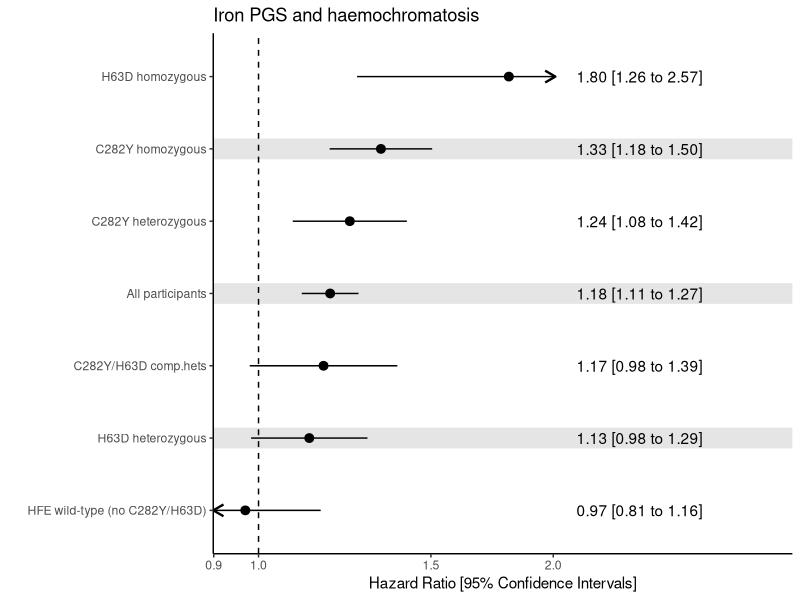
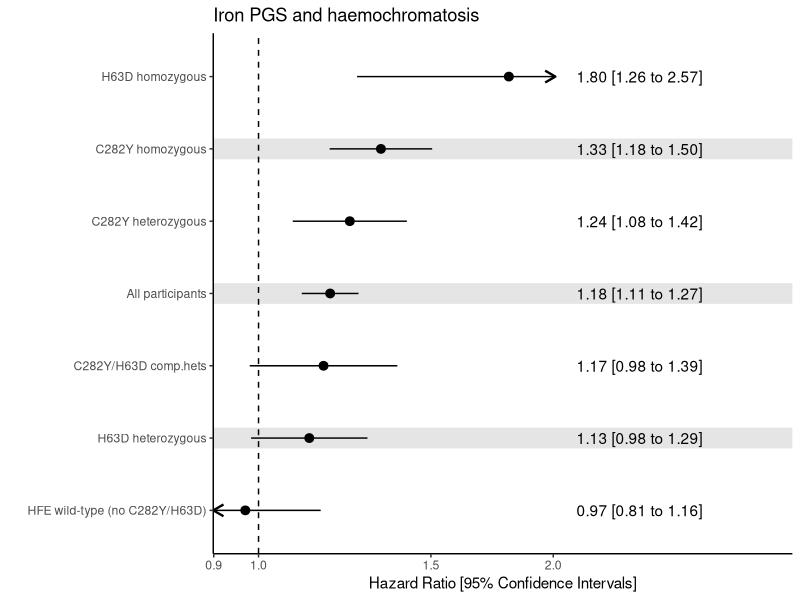

R code for these plots, in order:

## function to round and extend HR/CIs if too short
round_hr = function(x)
{
  x = as.character(round(x,2))
  if (nchar(x) == 1)  x = paste0(x, ".00")
  if (nchar(x) == 3)  x = paste0(x, "0")
  return(x)
}

## load tidyverse package
library(tidyverse)

## load results file containing associations between iron/ferritin polygenic scores and several outcomes
dat = read_tsv("_data_iron_pgs.txt")

## filter results to just the outcome and explosure you want to plot
##    -- here I subset by 3 things (outcome, exposure, and sex) -- you might not need to do any
## rename columns using "mutate" 
##    -- the "est" column is your central estimate (usually OR or HR)
##    -- the "label" column is whatever your y-axis is (outcome, subgroup, etc)
## subset to just those columns
dat2 = dat %>% 
  filter(outcome=="Haemochromatosis", X=="iron21hunt_nohfe_grs_20", sex=="Males") %>% 
  mutate(label=geno, est=or1, lower=lci1, upper=uci1) %>% 
  select(label, est, lower, upper)

## by default the order of the rows is the original order in the file
## to arrange by estimate (highest to lowest) uncomment this line:
dat2 = dat2 %>% arrange(est)

## make label a "factor" so order is preserved on plot
dat2$label = factor(dat2$label, levels = unique(dat2$label))

## create variable to store background colour info so we can alternate between white and grey
dat2$colour = "white"
dat2$colour[1:(floor(nrow(dat2)/2)*2)] = rep(c("white", "gray90"), floor(nrow(dat2)/2))

## create variable with combined est and cis
dat2$est_combined = ""
for (ii in 1:nrow(dat2))  dat2$est_combined[ii] = paste0(round_hr(dat2$est[ii]), " [", round_hr(dat2$lower[ii]), " to ", round_hr(dat2$upper[ii]), "]")

## identify lines where CIs will go beyond axis limits
##     worth having slightly beyond the round number so that axis labels drawn correctly
x_minimum = 0.899
x_maximum = 2.01
x_maximum_labels = x_maximum + 1.5   ## modify if you can't see the estimates properly

dat2 = dat2 %>% 
  mutate(lower_limited=lower, upper_limited=upper, lower_arrow=NA, upper_arrow=NA)

dat2$lower_limited[ dat2$lower<x_minimum ] = x_minimum
dat2$upper_limited[ dat2$upper>x_maximum ] = x_maximum
dat2$lower_arrow[ dat2$lower<x_minimum ] = x_minimum
dat2$upper_arrow[ dat2$upper>x_maximum ] = x_maximum

## create an object to "store" the plot information
p = ggplot(data=dat2, aes(x=est, y=label, xmin=lower_limited, xmax=upper_limited)) +
  geom_hline(aes(yintercept = label, colour = colour), size = 7) + 
  scale_colour_identity() +
  geom_pointrange() +
  geom_vline(xintercept=1, lty=2) + 
  scale_x_continuous(trans='log', 
                     breaks=c(0.9,1,1.5,2),    ## modify to change how the x axis values is labelled 
                     expand=c(0,0)) +
  coord_cartesian(xlim=c(x_minimum, x_maximum_labels)) + 
  geom_segment(data = dat2, aes(x=lower_arrow, xend=lower_arrow, y=label, yend=label), size = 0.8,
               arrow = arrow(length = unit(0.3, "cm"))) +
  geom_segment(data = dat2, aes(x=upper_arrow, xend=upper_arrow+0.00001, y=label, yend=label), size = 0.8,
               arrow = arrow(length = unit(0.3, "cm"))) +
  labs(title="Iron PGS and haemochromatosis", 
       x='Hazard Ratio [95% Confidence Intervals]',
       y='') +
  theme_classic() +
  geom_text(aes(x=x_maximum, label=est_combined), hjust = 0, nudge_x = 0.05)

## display plot
p

## save 
ggsave('simple_forest_with_axis_limits_and_grid_colours_and_estimates_ggplot2.jpg', p, width=16, height=8, units='cm', dpi=500)













